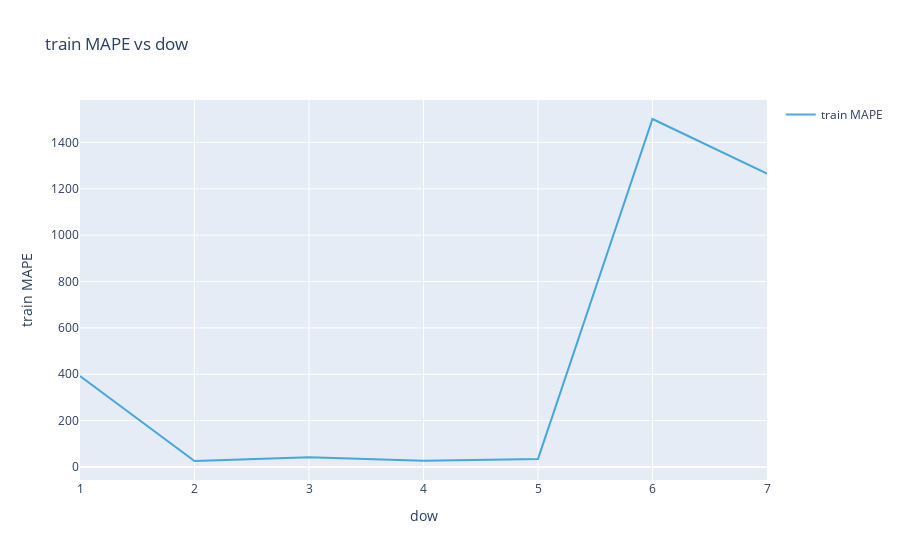
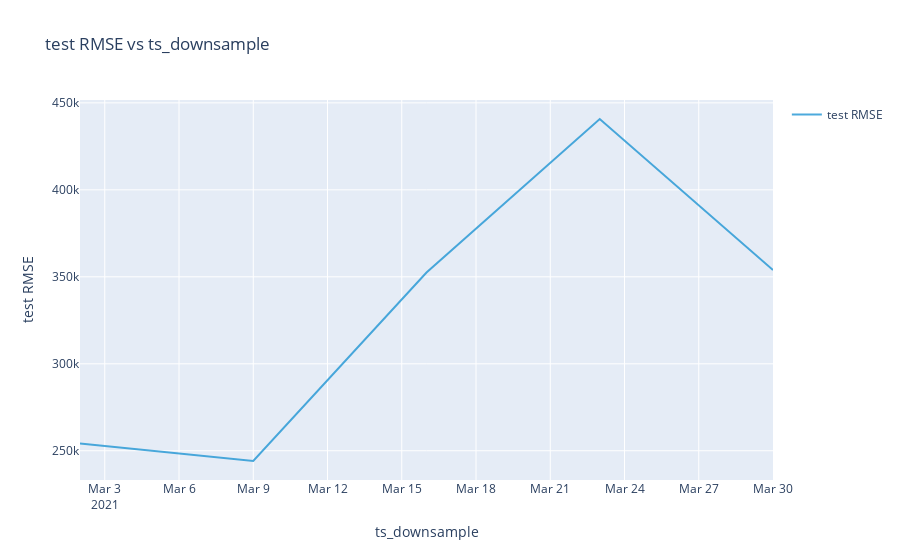

The notebook cell these images were saved under, in order:
### Code cell
from plotly.offline import init_notebook_mode, iplot
from greykite.common.evaluation import EvaluationMetricEnum

init_notebook_mode(connected=True)   # for generating offline graphs within Jupyter Notebook

# MAPE by day of week
fig = backtest.plot_grouping_evaluation(
    score_func=EvaluationMetricEnum.MeanAbsolutePercentError.get_metric_func(),
    score_func_name=EvaluationMetricEnum.MeanAbsolutePercentError.get_metric_name(),
    which="train", # "train" or "test" set
    groupby_time_feature="dow",  # day of week
    groupby_sliding_window_size=None,
    groupby_custom_column=None)
iplot(fig)

# RMSE over time
fig = backtest.plot_grouping_evaluation(
    score_func=EvaluationMetricEnum.RootMeanSquaredError.get_metric_func(),
    score_func_name=EvaluationMetricEnum.RootMeanSquaredError.get_metric_name(),
    which="test", # "train" or "test" set
    groupby_time_feature=None,
    groupby_sliding_window_size=7,  # weekly aggregation of daily data
    groupby_custom_column=None)
iplot(fig)

### Figure 1 — Plotly figure (JSON) as saved in the notebook; plotly's stock layout.template omitted (floating-point values rounded to 4 significant figures)
{"data": [{"line": {"color": "rgb(32, 149, 212)"}, "mode": "lines", "name": "train MAPE", "opacity": 0.8, "type": "scatter", "x": [1, 2, 3, 4, 5, 6, 7], "y": [392.7, 25.8, 41.53, 26.89, 34.83, 1501.0, 1265.0]}], "layout": {"legend": {"traceorder": "reversed"}, "showlegend": true, "title": {"text": "train MAPE vs dow"}, "xaxis": {"title": {"text": "dow"}}, "yaxis": {"title": {"text": "train MAPE"}}}}

### Figure 2 — Plotly figure (JSON) as saved in the notebook; plotly's stock layout.template omitted (floating-point values rounded to 4 significant figures)
{"data": [{"line": {"color": "rgb(32, 149, 212)"}, "mode": "lines", "name": "test RMSE", "opacity": 0.8, "type": "scatter", "x": ["2021-03-02T00:00:00", "2021-03-09T00:00:00", "2021-03-16T00:00:00", "2021-03-23T00:00:00", "2021-03-30T00:00:00"], "y": [254300.0, 244100.0, 352500.0, 440700.0, 353900.0]}], "layout": {"legend": {"traceorder": "reversed"}, "showlegend": true, "title": {"text": "test RMSE vs ts_downsample"}, "xaxis": {"title": {"text": "ts_downsample"}}, "yaxis": {"title": {"text": "test RMSE"}}}}
